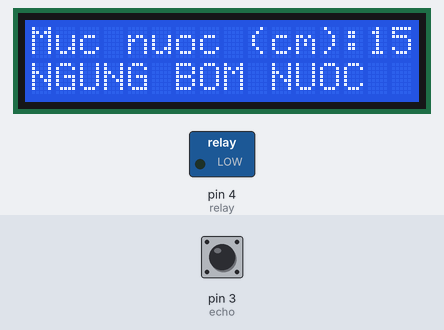
The program below on a simulated Arduino Uno, built with avr-gcc and run on an emulated ATmega328P. Shown: 16×2 character LCD, switched loads named in the program (green lamp = pin HIGH). The test bench sets the inputs (shaded band); at power-on: pin 3 (echo) LOW. Pins used as bus, display or sensor lines are not drawn; what the program prints to the serial monitor is not drawn.

Above: at 1.7 s.
1.8 s: pin 3 (echo) pulsed HIGH 2 times (0.12 s each, 0.3 s apart)
At 3.2 s:
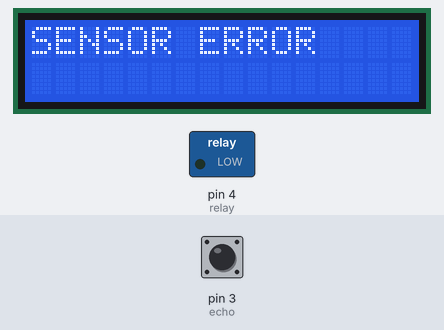
Timing chart, 0 to 4.8 s (numbered marks = the images above; inputs shaded):
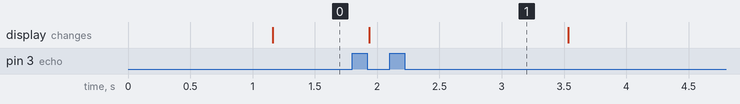

The program:

main.cpp
```cpp
#include <Arduino.h>
#include <Wire.h>
#include <LiquidCrystal_I2C.h>

LiquidCrystal_I2C lcd(0X27,16,2); //SCL A5, SDA A4

const int trig = 2;
const int echo = 3;
const int relay = 4;

int measureDistance()
{
   unsigned long duration;
   int distance;
   delay(50);
   digitalWrite(trig, 0);
   delayMicroseconds(2);
   digitalWrite(trig,1);
   duration = pulseIn(echo, HIGH);
   distance = int(duration/2/29.412);
   return (distance);
}

void setup() {
  Serial.begin(9600);
  pinMode(2, OUTPUT);
  pinMode(3, INPUT);
  pinMode(4, OUTPUT);

  digitalWrite(relay, 0);

  lcd.init();
  lcd.backlight();
}

void loop() {
  int value = measureDistance();
  Serial.println(value);

  if(value > 16) //the height of tank is 15cm
  {
    digitalWrite(relay, 0);
    lcd.clear();
    lcd.setCursor(0, 0);
    lcd.print("SENSOR ERROR");
    delay(500);
  }
  else
  {
    lcd.setCursor(14, 0);
    lcd.print("  ");
    lcd.setCursor(0, 0);
    lcd.print("Muc nuoc (cm): ");
    lcd.setCursor(14, 0);
    lcd.print(15 - value);

    if (value > 10)
    {
      digitalWrite(relay, 1);
      lcd.setCursor(0, 1);
      lcd.print("                ");
      lcd.setCursor(0, 1);
      lcd.print("DANG BOM NUOC");
      //delay(5000);
    }

    if (value <= 5)
    {
      digitalWrite(relay, 0);
      lcd.setCursor(0, 1);
      lcd.print("                ");
      lcd.setCursor(0, 1);
      lcd.print("NGUNG BOM NUOC");
      //delay(5000);
    }

    delay(500);
  }
}
```

Measured:
- after the input at 1.8 s, the display: changes after 0.14 s (image 1)
